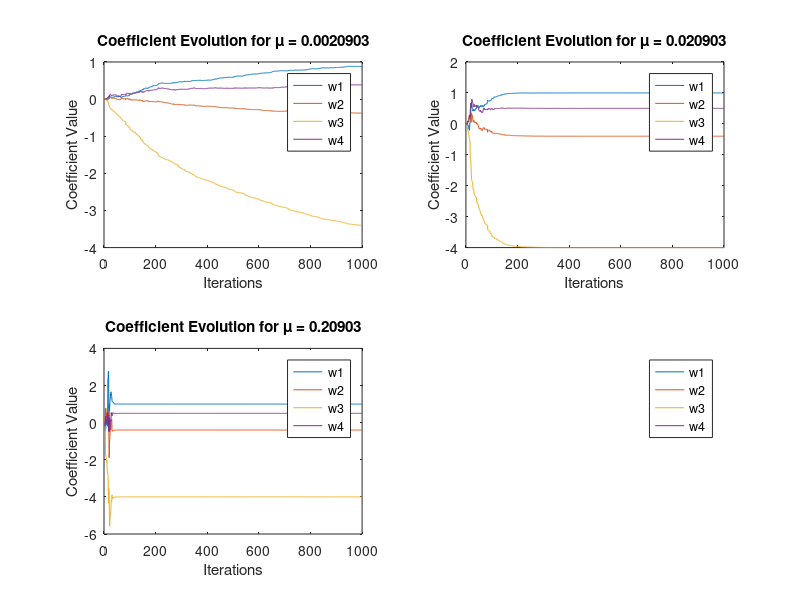

Write the MATLAB code that produced this figure.

N = 1000; % Samples/deigmata
x = randn(1, N); % Input signal/sima eisodou
h = [1, -0.4, -4, 0.5]; % Coefficients/Sidelestes
d = filter(h, 1, x); % d(n)

L = 4; % 4 coefficients/4 sidelestes

% Computing the autocorrelation matrix Rx/Ipologismos Rx
X_full = zeros(L, N - L + 1); 
for i = 1:L
    X_full(i, :) = x(i:N - L + i); 
end
R_x = (X_full * X_full') / (N - L); 

% Maximum step size μ/ Megisti timh tou μ
lambda_max = max(eig(R_x)); 
mu_max = 2 / lambda_max; 

% Step sizes required/thetoume to μ pou zitite
mu_values = [0.001, 0.01, 0.1, 0.5] * mu_max;


coeff_evolution = zeros(length(mu_values), N, L);

% Loop for all step sizes/kanoume loop oste na treksoun ola ta μ
final_coefficients = zeros(length(mu_values), L); 
for i = 1:length(mu_values)
    mu = mu_values(i); 
    w = zeros(1, L); 
    
   
    coeffs_over_time = zeros(N, L);
    
    % Lms implementation/ilopoihsh lms
    for n = L:N
       
        X = [x(n), x(n-1), x(n-2), x(n-3)];
        
       % filter output/eksodos filtrou
        y = w * X'; 
        
         % Error of filter output signal compared to the desired signal/sfalma
    % eksodou
        e = d(n) - y; 
        
       % New filter coefficients/Enimerosi sideleston me kathe epanalipsi
        w = w + mu * e * X; 
        
        
        coeffs_over_time(n, :) = w;
    end
    
    % Save coefficient evolution/ekseliksei sideleston
    coeff_evolution(i, :, :) = coeffs_over_time;
    
    % Save coefficients/sidelestes
    final_coefficients(i, :) = w;
end


for i = 1:length(mu_values)
    mu = mu_values(i);
    disp(['Step size μ: ', num2str(mu)]);
    disp('Final Coefficients:');
    disp(final_coefficients(i, :)); 
    disp('------------------------------------');
end


figure;
for i = 1:length(mu_values)
    subplot(2, 2, i);
    plot(squeeze(coeff_evolution(i, :, :)));
    title(['Coefficient Evolution for μ = ', num2str(mu_values(i))]);
    xlabel('Iterations');
    ylabel('Coefficient Value');
    legend('w1', 'w2', 'w3', 'w4');
end
